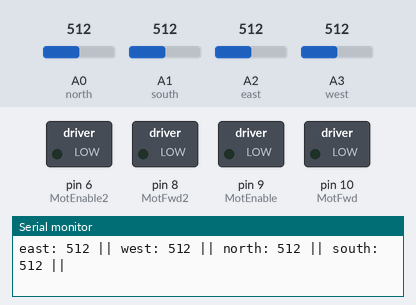
Recording of a sketch running on a simulated Arduino Uno, built with avr-gcc and run on an emulated ATmega328P. Parts: switched loads named in the sketch (green lamp = pin HIGH), the last lines printed to the serial monitor. Inputs (shaded band) come from the test bench; at power-on: A0 (north) = 512, A1 (south) = 512, A2 (east) = 512, A3 (west) = 512. Pins used as bus, display or sensor lines are not drawn.

Above: at 1.2 s.
1.3 s: A0 (north) set to 30
At 1.8 s:
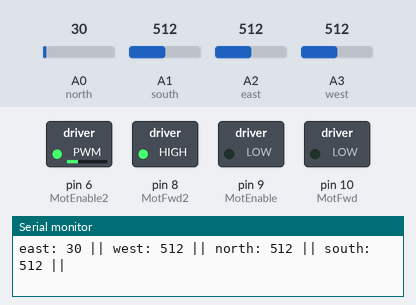
2.8 s: A1 (south) set to 30
At 3.7 s:
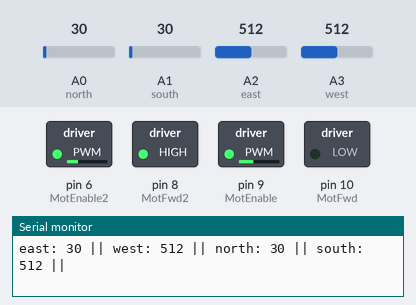
4.3 s: A2 (east) set to 77
7.3 s: A2 (east) set to 63
At 8.1 s:
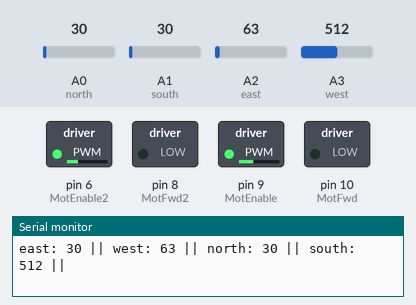
8.8 s: A3 (west) set to 30
At 9.6 s:
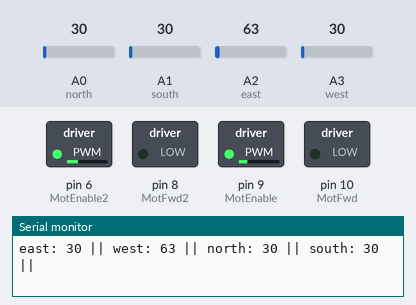
10.3 s: A1 (south) set to 306
At 11.6 s:
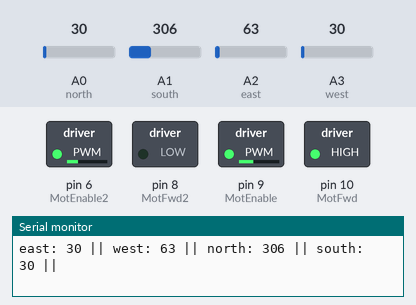
Timing chart, 0 to 12.8 s (numbered marks = the images above; inputs shaded):
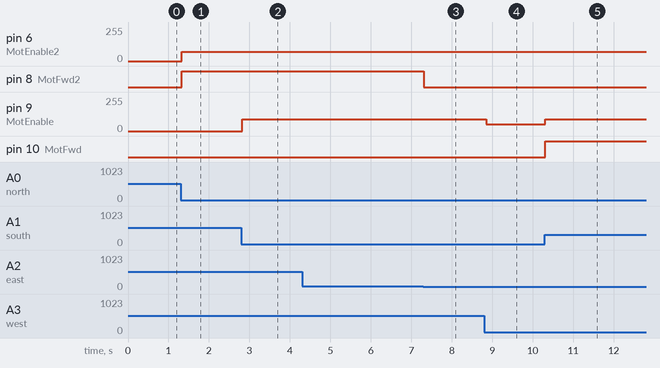

Measured:
- the behaviour switches between 70 and 69 on A2 (east) (found by bisection; images 2 and 3)
- after the input at 1.3 s, pin 6 (MotEnable2): 0/255 → 70/255 at once; pin 8 (MotFwd2): LOW → HIGH at once
- after the input at 2.8 s, pin 9 (MotEnable): 0/255 → 90/255 at once
- after the input at 7.3 s, pin 8 (MotFwd2): HIGH → LOW at once
- after the input at 8.8 s, pin 9 (MotEnable): 90/255 → 52/255 after 0.05 s
- after the input at 10.3 s, pin 9 (MotEnable): 52/255 → 90/255 at once; pin 10 (MotFwd): LOW → HIGH at once

The sketch:

Sun_tracker_PID_with_flux.ino
```cpp
#include <PID_v1.h>

#define MotEnable 9
#define MotFwd  10
#define MotRev  11

#define MotEnable2 6
#define MotFwd2  8
#define MotRev2  7

int tolerance=40;
int tolerance2=40;

int north=A0;
int south=A1;
int east=A2;
int west=A3;

double kp = 5 , ki = 1 , kd = 0.01;     //pid parameters

double input = 0, output = 0, setpoint = 0;
double input2 = 0, output2 = 0, setpoint2 = 0;

PID myPID(&input, &output, &setpoint, kp, ki, kd, DIRECT);     //PID for tilt
PID myPID2(&input2, &output2, &setpoint2, kp, ki, kd, DIRECT);  //PID for azimuth


void setup() {

  pinMode(east,INPUT);
  pinMode(west,INPUT);
  pinMode(north,INPUT);
  pinMode(south,INPUT);

  //Motor pins:
  pinMode(MotEnable, OUTPUT);
  pinMode(MotFwd, OUTPUT);
  pinMode(MotRev, OUTPUT);
  pinMode(MotEnable2, OUTPUT);
  pinMode(MotFwd2, OUTPUT);
  pinMode(MotRev2, OUTPUT);

  Serial.begin(9600);  //Opening serial port


  TCCR1B = TCCR1B & 0b11111000 | 1;  // set 31KHz to prevent motor noise

  myPID.SetMode(AUTOMATIC);            //set pid in automatic mode
  myPID.SetSampleTime(1);              // refresh rate of pid controller
  myPID.SetOutputLimits(-90, 90);    // this is the max pwm value to move motor

  myPID2.SetMode(AUTOMATIC);
  myPID2.SetSampleTime(1);
  myPID2.SetOutputLimits(-70, 70);
}

void loop() {

  int north_value=analogRead(A1);
  int south_value=analogRead(A3);
  int east_value=analogRead(A0);
  int west_value=analogRead(A2);

  setpoint=north_value;
  setpoint2=west_value;

  input = south_value ;     // data from potentiometer
  input2 = east_value;

  myPID.Compute();     // calculate new output
  myPID2.Compute();

  pwmOut(output);
  pwmOut2(output2);

  if(abs(north_value-south_value)<tolerance){
    finish();

  }
   if(abs(east_value-west_value)<tolerance2){
    finish2();
  }
  if(north_value<40 and south_value<40){
    finish();

  }

  if(east_value<40 and west_value<40){
    finish2();
  }


  Serial.print("east: ");
  Serial.print(east_value);
  Serial.print(" || ");
  Serial.print("west: ");
  Serial.print(west_value);
  Serial.print(" || ");
  Serial.print("north: ");
  Serial.print(north_value);
  Serial.print(" || ");
  Serial.print("south: ");
  Serial.print(south_value);
  Serial.println(" || ");


}
//------Motor Control For Tilt Angles------

void pwmOut(int out) {
  if (out > 0) {
    analogWrite(MotEnable, out);
    forward();
  }
  else {
    analogWrite(MotEnable, abs(out));
    reverse();
  }


}

void forward () {
  digitalWrite(MotFwd, HIGH);
  digitalWrite(MotRev, LOW);

}

void reverse () {
  digitalWrite(MotFwd, LOW);
  digitalWrite(MotRev, HIGH);

}
void finish () {
  digitalWrite(MotFwd, LOW);
  digitalWrite(MotRev, LOW);

}

//------Motor Control For Azimuth Angles------


void pwmOut2(int out2) {
  if (out2 > 0) {
    analogWrite(MotEnable2, out2);
    forward2();
  }
  else {
    analogWrite(MotEnable2, abs(out2));
    reverse2();
  }


}

void forward2 () {
  digitalWrite(MotFwd2, HIGH);
  digitalWrite(MotRev2, LOW);

}

void reverse2() {
  digitalWrite(MotFwd2, LOW);
  digitalWrite(MotRev2, HIGH);

}
void finish2 () {
  digitalWrite(MotFwd2, LOW);
  digitalWrite(MotRev2, LOW);

}
```
